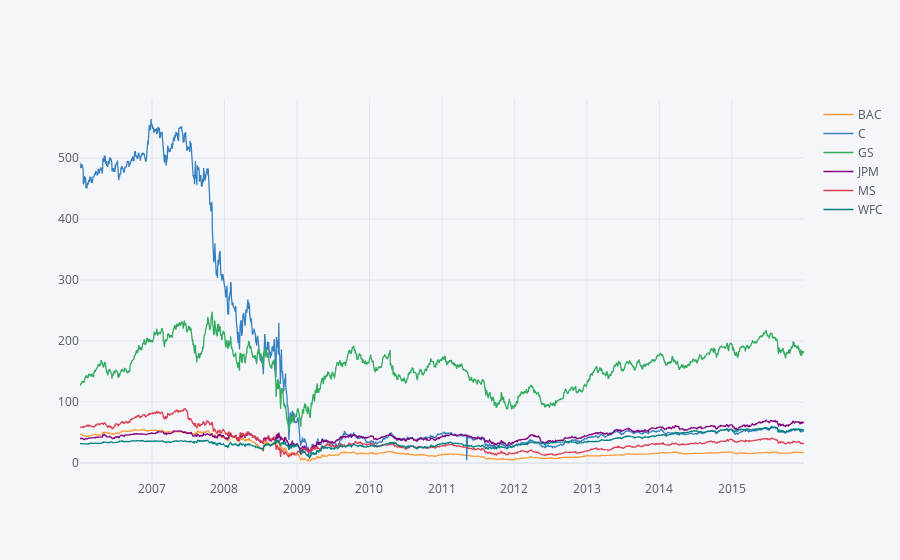

Here is the notebook cell this chart was saved with:
### Code cell
bank_stocks.xs(key='Close',axis=1,level='Stock Info').iplot(kind='line')

### Figure 1 — Plotly figure (JSON) as saved in the notebook; plotly's stock layout.template omitted (floating-point values rounded to 4 significant figures; data arrays with more than 128 entries replaced by an {"elided": "..."} marker saying what was removed)
{"data": [{"line": {"color": "rgba(255, 153, 51, 1.0)", "dash": "solid", "shape": "linear", "width": 1.3}, "mode": "lines", "name": "BAC", "text": "", "type": "scatter", "x": {"elided": "2517 str values"}, "y": {"elided": "2517 float values"}}, {"line": {"color": "rgba(55, 128, 191, 1.0)", "dash": "solid", "shape": "linear", "width": 1.3}, "mode": "lines", "name": "C", "text": "", "type": "scatter", "x": {"elided": "2517 str values"}, "y": {"elided": "2517 float values"}}, {"line": {"color": "rgba(50, 171, 96, 1.0)", "dash": "solid", "shape": "linear", "width": 1.3}, "mode": "lines", "name": "GS", "text": "", "type": "scatter", "x": {"elided": "2517 str values"}, "y": {"elided": "2517 float values"}}, {"line": {"color": "rgba(128, 0, 128, 1.0)", "dash": "solid", "shape": "linear", "width": 1.3}, "mode": "lines", "name": "JPM", "text": "", "type": "scatter", "x": {"elided": "2517 str values"}, "y": {"elided": "2517 float values"}}, {"line": {"color": "rgba(219, 64, 82, 1.0)", "dash": "solid", "shape": "linear", "width": 1.3}, "mode": "lines", "name": "MS", "text": "", "type": "scatter", "x": {"elided": "2517 str values"}, "y": {"elided": "2517 float values"}}, {"line": {"color": "rgba(0, 128, 128, 1.0)", "dash": "solid", "shape": "linear", "width": 1.3}, "mode": "lines", "name": "WFC", "text": "", "type": "scatter", "x": {"elided": "2517 str values"}, "y": {"elided": "2517 float values"}}], "layout": {"legend": {"bgcolor": "#F5F6F9", "font": {"color": "#4D5663"}}, "paper_bgcolor": "#F5F6F9", "plot_bgcolor": "#F5F6F9", "title": {"font": {"color": "#4D5663"}}, "xaxis": {"gridcolor": "#E1E5ED", "showgrid": true, "tickfont": {"color": "#4D5663"}, "title": {"font": {"color": "#4D5663"}, "text": ""}, "zerolinecolor": "#E1E5ED"}, "yaxis": {"gridcolor": "#E1E5ED", "showgrid": true, "tickfont": {"color": "#4D5663"}, "title": {"font": {"color": "#4D5663"}, "text": ""}, "zerolinecolor": "#E1E5ED"}}}
